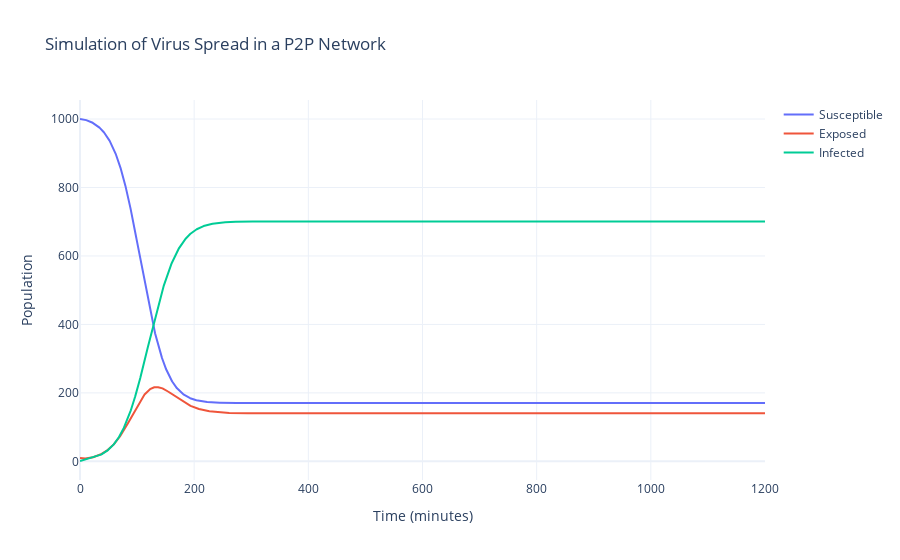

This figure's notebook cell:
### Code cell
# Parameters
S0 = 1000  # Initial number of susceptible peers
E0 = 10    # Initial number of exposed peers
I0 = 1     # Initial number of infected peers
lambda_S = 0.1  # Rate of downloading new files per minute
lambda_E = 0.05 # Rate of becoming infected per minute
lambda_R = 0.01 # Rate of recovery per minute
M = 1000    # Number of uninfected files
total_time = 1200   # Total simulation time (in minutes)
dt = 0.1    # Time step for integration

# Simulate virus spread
t, S, E, I = simulate_virus_spread(S0, E0, I0, lambda_S, lambda_E, lambda_R, M, total_time, dt)

# Plotting using Plotly
fig = go.Figure()

fig.add_trace(go.Scatter(x=t, y=S, mode='lines', name='Susceptible'))
fig.add_trace(go.Scatter(x=t, y=E, mode='lines', name='Exposed'))
fig.add_trace(go.Scatter(x=t, y=I, mode='lines', name='Infected'))

fig.update_layout(
    title='Simulation of Virus Spread in a P2P Network',
    xaxis_title='Time (minutes)',
    yaxis_title='Population',
    template='plotly_white'
)

fig.show()

### Figure 1 — Plotly figure (JSON) as saved in the notebook; plotly's stock layout.template omitted (floating-point values rounded to 4 significant figures; data arrays with more than 128 entries replaced by an {"elided": "..."} marker saying what was removed)
{"data": [{"mode": "lines", "name": "Susceptible", "type": "scatter", "x": {"elided": "12001 float values"}, "y": {"elided": "12001 float values"}}, {"mode": "lines", "name": "Exposed", "type": "scatter", "x": {"elided": "12001 float values"}, "y": {"elided": "12001 float values"}}, {"mode": "lines", "name": "Infected", "type": "scatter", "x": {"elided": "12001 float values"}, "y": {"elided": "12001 float values"}}], "layout": {"title": {"text": "Simulation of Virus Spread in a P2P Network"}, "xaxis": {"title": {"text": "Time (minutes)"}}, "yaxis": {"title": {"text": "Population"}}}}
